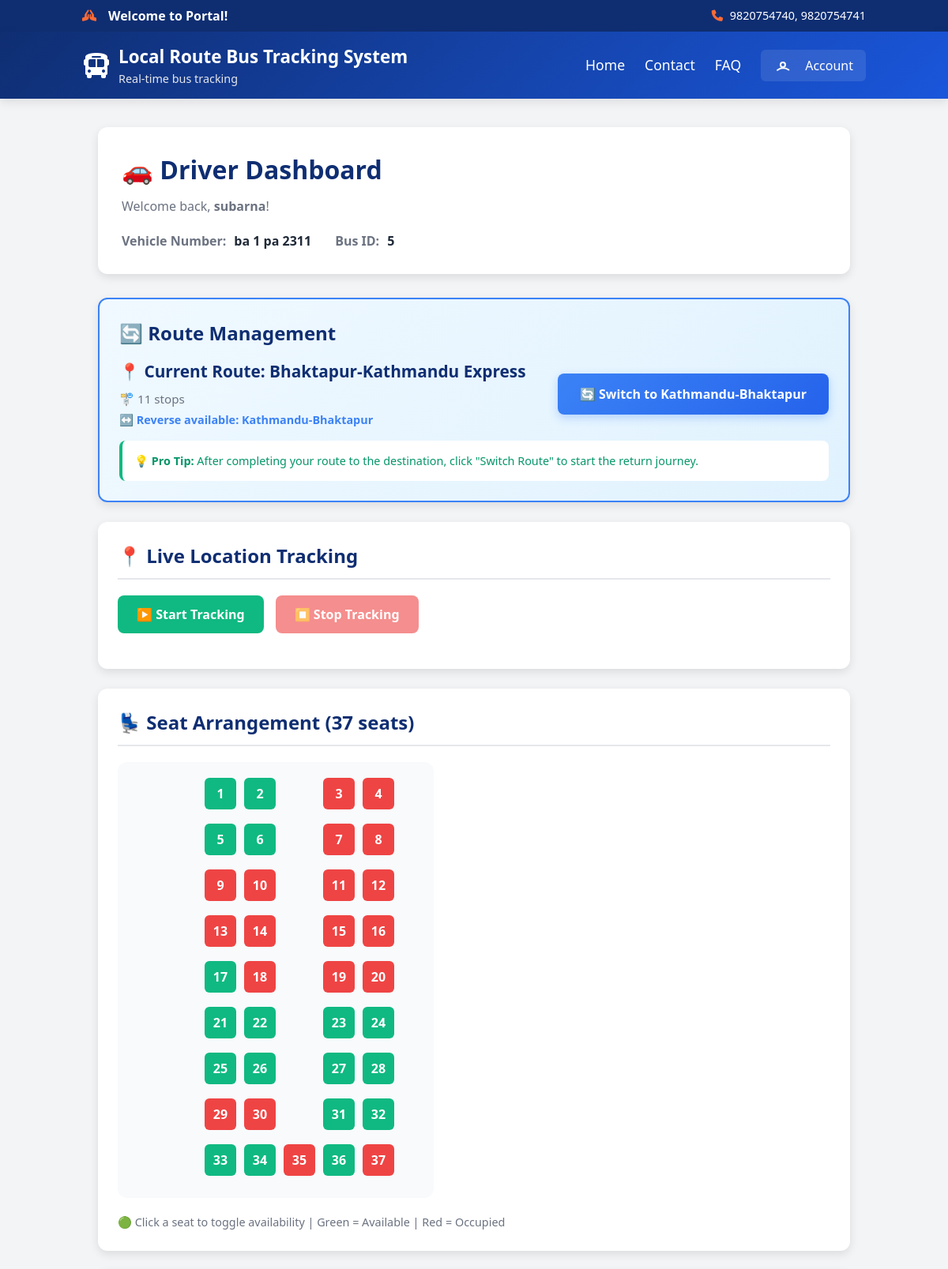
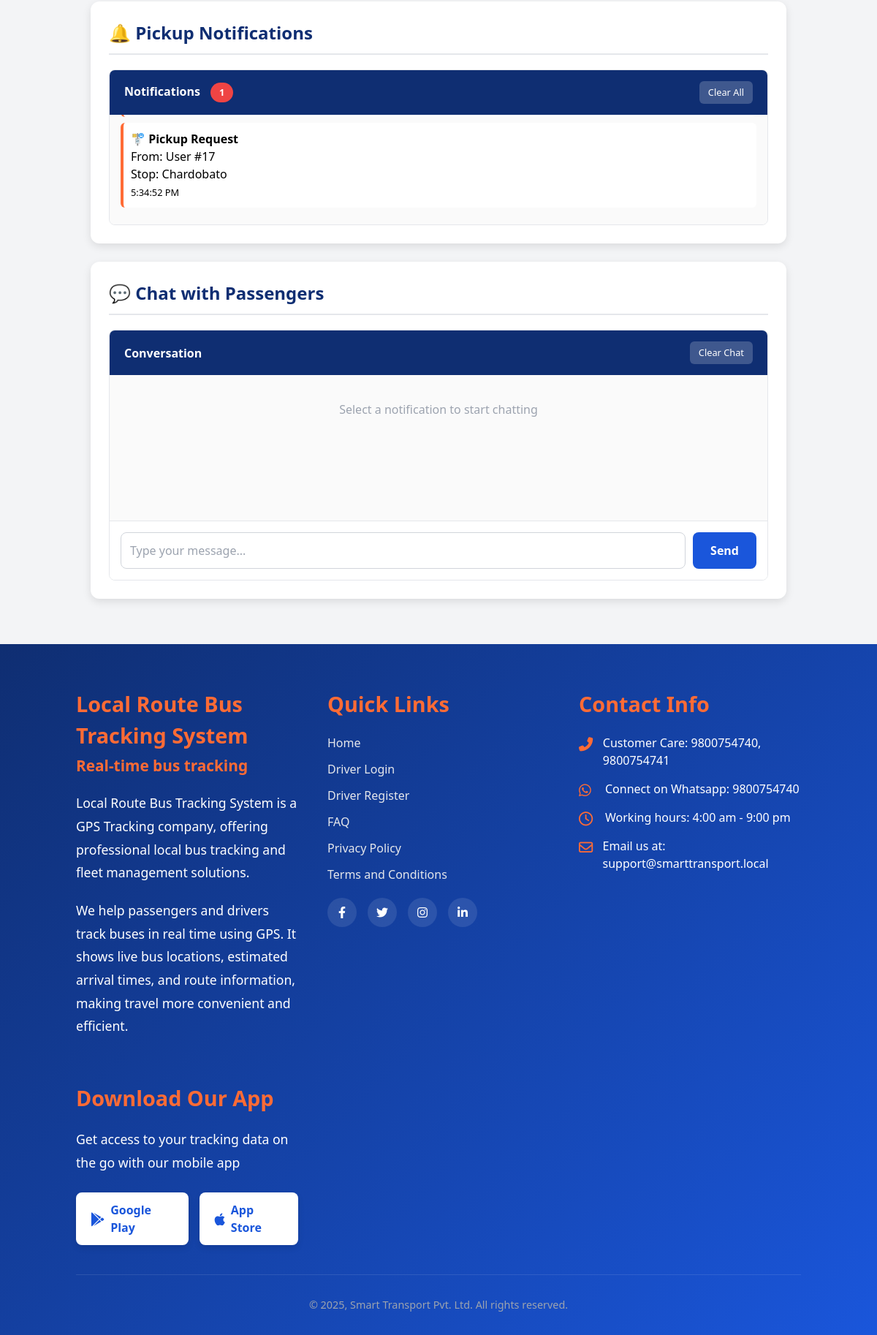
Page /driver/dashboard/ (signed in) on the committed database (2 pictures, top to bottom).
### core/models.py (models this page shows, shortened)
class Driver(models.Model):
    user = models.OneToOneField(
        User, on_delete=models.CASCADE, related_name='driver_profile')
    phone = models.CharField(max_length=15)
    vehicle_number = models.CharField(max_length=20)
    verified = models.BooleanField(default=False)
    current_lat = models.FloatField(null=True, blank=True)
    current_lng = models.FloatField(null=True, blank=True)

class Bus(models.Model):
    number_plate = models.CharField(max_length=50)
    total_seats = models.PositiveIntegerField(default=25)
    driver = models.ForeignKey(Driver, on_delete=models.CASCADE, related_name='buses')
    route = models.ForeignKey('BusRoute', on_delete=models.PROTECT, related_name='buses')
    current_lat = models.FloatField(null=True, blank=True)
    current_lng = models.FloatField(null=True, blank=True)
    eta_seconds = models.IntegerField(null=True, blank=True)
    eta_smoothed_seconds = models.FloatField(null=True, blank=True)
    eta_passed_counter = models.IntegerField(default=0)
    eta_updated_at = models.DateTimeField(null=True, blank=True)
    nearest_stop_index = models.IntegerField(null=True, blank=True)

class BusRoute(models.Model):
    name = models.CharField(max_length=100, unique=True)
    stops = models.ManyToManyField('Stop', through='RouteStop', related_name='routes')
    is_active = models.BooleanField(default=False)
    polyline = models.TextField(null=True, blank=True)
    route_length_m = models.FloatField(null=True, blank=True)
    reverse_route = models.ForeignKey(
        'self',
        on_delete=models.SET_NULL,
        null=True,
        blank=True,
        related_name='forward_route',
        help_text="The reverse direction of this route"
    )
    def get_stops_list(self):
        return [rs.stop for rs in self.routestop_set.order_by('order')]

class RouteStop(models.Model):
    route = models.ForeignKey('BusRoute', on_delete=models.CASCADE)
    stop = models.ForeignKey('Stop', on_delete=models.CASCADE)
    order = models.PositiveIntegerField()
    distance_to_next_m = models.FloatField(
        null=True,
        blank=True,
        help_text="Distance in meters from this stop to the next stop in route"
    )
    class Meta:
        unique_together = ('route', 'stop')
        ordering = ['order']

class Seat(models.Model):
    bus = models.ForeignKey(Bus, on_delete=models.CASCADE, related_name='seats')
    seat_number = models.PositiveIntegerField()
    is_available = models.BooleanField(default=True)

### core/views.py (the view)
# urls.py: path('driver/dashboard/', views.driver_dashboard, name='driver_dashboard'),
@login_required
def driver_dashboard(request):
    if not hasattr(request.user, 'driver_profile'):
        return redirect('homepage')
    driver = request.user.driver_profile
    bus = driver.buses.first()
    seats = []
    last_row_start = None
    seat_grid_columns = []
    route = bus.route if bus else None
    if bus:
        if request.method == 'POST' and not bus.seats.exists():
            total_seats = int(request.POST.get('total_seats', bus.total_seats))
            bus.total_seats = total_seats
            bus.save()
            bus.create_seats()
    seats = list(bus.seats.order_by('seat_number').all())
    last_row_start = bus.total_seats - 5 if bus.total_seats >= 5 else 0
    seats_per_row = 4
    col_map = [2, 3, 5, 6]
    for idx, seat in enumerate(seats):
        if idx < last_row_start:
            row = (idx // seats_per_row) + 1
            pos = idx % seats_per_row
            col = col_map[pos]
        else:
            row = (last_row_start // seats_per_row) + 1 if last_row_start > 0 else (idx // seats_per_row) + 1
            col = (idx - last_row_start) + 2
            if col < 2:
                col = 2
            if col > 6:
                col = 6
        seat_grid_columns.append((seat, row, col))
    context = {
        'driver': driver,
        'bus': bus,
        'route': route,
        'seats': seats,
        'last_row_start': last_row_start,
        'seat_grid_columns': seat_grid_columns,
        'last_contact_user_id': None,
    }
    try:
        last_msg = Message.objects.filter(recipient=request.user).exclude(sender=request.user).order_by('-created_at').first()
        if last_msg:
            context['last_contact_user_id'] = last_msg.sender.id
    except Exception:
        pass
    return render(request, 'driver/dashboard.html', context)

### core/templates/driver/dashboard.html (shortened to what this page needs)
{% extends 'base.html' %}
{% load static %}
{% block content %}
<div class="dashboard-container">
    <div class="dashboard-header">
        <div class="welcome-section">
            <h1 class="welcome-title">🚗 Driver Dashboard</h1>
            <p style="color: #6b7280;">Welcome back, <strong>{{ request.user.username }}</strong>!</p>
        </div>
        <div class="driver-info">
            <div class="info-item">
                <span class="info-label">Vehicle Number:</span>
                <span class="info-value">{{ driver.vehicle_number }}</span>
            </div>
            {% if bus %}
                <div class="info-item">
                    <span class="info-label">Bus ID:</span>
                    <span class="info-value" id="busIdDisplay">{{ bus.id }}</span>
                </div>
            {% endif %}
        </div>
    </div>
    {% if driver.verified %}
        {% if route and bus %}
        <div class="dashboard-section" style="background: linear-gradient(135deg, #f0f9ff 0%, #e0f2fe 100%); border: 2px solid #3b82f6;">
            <h2 class="section-title" style="border: none; padding-bottom: 0; margin-bottom: 15px;">
                🔄 Route Management
            </h2>
            <div style="display: flex; justify-content: space-between; align-items: center; gap: 20px; flex-wrap: wrap;">
                <div style="flex: 1; min-width: 250px;">
                    <div style="font-size: 1.3rem; font-weight: 700; color: var(--secondary); margin-bottom: 8px;">
                        📍 Current Route: {{ route.name }}
                    </div>
                    <div style="font-size: 0.95rem; color: #6b7280; margin-bottom: 4px;">
                        🚏 {{ route.get_stops_list|length }} stops
                    </div>
                    {% if route.reverse_route %}
                        <div style="font-size: 0.9rem; color: #3b82f6; font-weight: 600;">
                            ↔️ Reverse available: {{ route.reverse_route.name }}
                        </div>
                    {% endif %}
                </div>
                <div>
                    {% if route.reverse_route %}
                        <button id="switchRouteBtn" style="background: linear-gradient(135deg, #3b82f6 0%, #2563eb 100%); color: white; border: none; padding: 14px 28px; border-radius: 8px; font-weight: 600; font-size: 1rem; cursor: pointer; box-shadow: 0 4px 12px rgba(59, 130, 246, 0.3);">
                            🔄 Switch to {{ route.reverse_route.name }}
                        </button>
                    {% else %}
                        <button style="background: #9ca3af; color: white; border: none; padding: 14px 28px; border-radius: 8px; font-weight: 600; font-size: 1rem; cursor: not-allowed;" disabled>
                            🚫 No Reverse Route
                        </button>
                    {% endif %}
                </div>
            </div>
            {% if route.reverse_route %}
                <div style="background: white; padding: 15px; border-radius: 8px; margin-top: 15px; border-left: 4px solid #10b981;">
                    <p style="margin: 0; color: #059669; font-size: 0.9rem;">
                        <strong>💡 Pro Tip:</strong> After completing your route to the destination,
                        click "Switch Route" to start the return journey.
                    </p>
                </div>
            {% endif %}
        </div>
            <div class="dashboard-section">
                <h2 class="section-title">📍 Live Location Tracking</h2>
                <div class="tracking-controls">
                    <button id="startTracking" class="tracking-btn start-tracking">
                        ▶️ Start Tracking
                    </button>
                    <button id="stopTracking" class="tracking-btn stop-tracking" disabled>
                        ⏹️ Stop Tracking
                    </button>
                </div>
            </div>
            <div class="dashboard-section">
                <h2 class="section-title">💺 Seat Arrangement ({{ bus.total_seats }} seats)</h2>
                <div class="seat-grid">
                    {% for seat, row, col in seat_grid_columns %}
                        <button class="seat-btn {% if seat.is_available %}seat-available{% else %}seat-occupied{% endif %}"
                            data-seat-id="{{ seat.id }}"
                            style="grid-column: {{ col }}; grid-row: {{ row }};">
                            {{ seat.seat_number }}
                        </button>
                    {% endfor %}
                </div>
                <div class="seat-info">
                    🟢 Click a seat to toggle availability | Green = Available | Red = Occupied
                </div>
            </div>
            <div class="dashboard-section">
                <h2 class="section-title">🔔 Pickup Notifications</h2>
                <div class="notifications-container">
                    <div class="notifications-header">
                        <div>
                            <strong>Notifications</strong>
                            <span id="notifBadge" class="notifications-badge" style="display: none;">0</span>
                        </div>
                        <button id="clearAllNotifs" class="clear-btn">Clear All</button>
                    </div>
                    <div id="driverNotifications" class="notifications-list">
                    </div>
                </div>
            </div>
            <div class="dashboard-section">
                <h2 class="section-title">💬 Chat with Passengers</h2>
                <div class="chat-container">
                    <div class="chat-header">
                        <strong>Conversation</strong>
                        <button id="clearDriverChat" class="clear-btn">Clear Chat</button>
                    </div>
                    <div id="driverChatLog" class="chat-log">
                        <div style="text-align: center; color: #9ca3af; padding: 20px;">
                            Select a notification to start chatting
                        </div>
                    </div>
                    <div class="chat-input-container">
                        <input id="driverChatInput" class="chat-input" placeholder="Type your message..." />
                        <button id="driverSendChat" class="send-btn">Send</button>
                    </div>
                </div>
            </div>
        {% else %}
            <div class="no-route-assigned">
                <h3>⚠️ No Route Assigned</h3>
                <p>Please contact the administrator to assign a route to your account.</p>
            </div>
        {% endif %}
    {% else %}
        <div class="pending-verification">
            <h3>⏳ Verification Pending</h3>
            <p>Your driver account is pending admin verification. You will be notified once approved.</p>
        </div>
    {% endif %}
</div>
{% endblock %}

### core/templates/driver/dashboard.html (style rules this page uses)
.dashboard-container { max-width: 1200px; margin: 0 auto; padding: 20px; }
.dashboard-header { background: white; padding: 30px; border-radius: 12px; box-shadow: 0 4px 12px rgba(0, 0, 0, 0.1); margin-bottom: 30px; }
.welcome-section { margin-bottom: 20px; }
.welcome-title { font-size: 2rem; font-weight: 700; color: var(--secondary); margin-bottom: 10px; }
.driver-info { display: flex; gap: 30px; flex-wrap: wrap; }
.info-item { display: flex; align-items: center; gap: 10px; }
.info-label { font-weight: 600; color: #6b7280; }
.info-value { color: var(--dark); font-weight: 600; }
.dashboard-section { background: white; padding: 25px; border-radius: 12px; box-shadow: 0 4px 12px rgba(0, 0, 0, 0.1); margin-bottom: 25px; }
.section-title { font-size: 1.5rem; font-weight: 700; color: var(--secondary); margin-bottom: 20px; border-bottom: 2px solid #e5e7eb; padding-bottom: 10px; }
.tracking-controls { display: flex; gap: 15px; align-items: center; margin-bottom: 20px; }
.tracking-btn { padding: 12px 24px; border: none; border-radius: 8px; font-weight: 600; cursor: pointer; transition: all 0.3s ease; font-size: 1rem; display: flex; align-items: center; gap: 8px; }
.start-tracking { background-color: #10b981; color: white; }
.stop-tracking { background-color: #ef4444; color: white; }
.tracking-btn:disabled { opacity: 0.6; cursor: not-allowed; transform: none !important; }
.seat-grid { display: grid; gap: 10px; grid-template-columns: 80px 40px 40px 40px 40px 40px; grid-auto-rows: 48px; max-width: 400px; margin: 20px 0; padding: 20px; background: #f8fafc; border-radius: 12px; }
.seat-btn { width: 40px; height: 40px; border: none; border-radius: 6px; color: white; font-weight: 600; cursor: pointer; transition: all 0.3s ease; display: flex; align-items: center; justify-content: center; }
.seat-available { background-color: #10b981; }
.seat-occupied { background-color: #ef4444; }
.seat-info { color: #6b7280; font-size: 0.9rem; margin-top: 10px; }
.notifications-container { border: 1px solid #e5e7eb; border-radius: 8px; overflow: hidden; }
.notifications-header { background: var(--secondary); color: white; padding: 15px 20px; display: flex; justify-content: space-between; align-items: center; }
.notifications-badge { background: #ef4444; color: white; padding: 4px 12px; border-radius: 20px; font-size: 0.8rem; font-weight: 600; margin-left: 10px; }
.clear-btn { background: rgba(255, 255, 255, 0.2); color: white; border: none; padding: 6px 12px; border-radius: 6px; cursor: pointer; font-size: 0.8rem; transition: background 0.3s; }
.notifications-list { height: 150px; overflow-y: auto; padding: 15px; background: #fafafa; }
.chat-container { border: 1px solid #e5e7eb; border-radius: 8px; overflow: hidden; }
.chat-header { background: var(--secondary); color: white; padding: 15px 20px; display: flex; justify-content: space-between; align-items: center; }
.chat-log { height: 200px; overflow-y: auto; padding: 15px; background: #fafafa; border-bottom: 1px solid #e5e7eb; }
.chat-input-container { display: flex; padding: 15px; gap: 10px; background: white; }
.chat-input { flex: 1; padding: 12px; border: 1px solid #d1d5db; border-radius: 8px; font-size: 1rem; }
.send-btn { background: var(--primary); color: white; border: none; padding: 12px 24px; border-radius: 8px; cursor: pointer; font-weight: 600; transition: background 0.3s; }

### core/templates/base.html (style rules this page uses)
:root { --primary: #1a56db; --secondary: #0f2e72; --accent: #ff6b35; --light: #f3f4f6; --dark: #1f2937; }

### rows in the picture
Driver: vehicle_number "ba 1 pa 2311"
Bus: id "5", total_seats "37"
BusRoute: name "Bhaktapur-Kathmandu Express", get_stops_list|length "11", reverse_route.name "Kathmandu-Bhaktapur"
Seat: seat_number "1"
Seat: seat_number "2"
Seat: seat_number "3"
Seat: seat_number "4"
Seat: seat_number "5"
Seat: seat_number "6"
Seat: seat_number "7"
Seat: seat_number "8"
Seat: seat_number "9"
Seat: seat_number "10"
Seat: seat_number "11"
Seat: seat_number "12"
Seat: seat_number "13"
Seat: seat_number "14"
Seat: seat_number "15"
Seat: seat_number "16"
Seat: seat_number "17"
Seat: seat_number "18"
Seat: seat_number "19"
Seat: seat_number "20"
Seat: seat_number "21"
Seat: seat_number "22"
Seat: seat_number "23"
Seat: seat_number "24"
Seat: seat_number "25"
Seat: seat_number "26"
Seat: seat_number "27"
Seat: seat_number "28"
Seat: seat_number "29"
Seat: seat_number "30"
Seat: seat_number "31"
Seat: seat_number "32"
Seat: seat_number "33"
Seat: seat_number "34"
Seat: seat_number "35"
Seat: seat_number "36"
Seat: seat_number "37"

### other values in the picture
{{ request.user.username }} "subarna"
